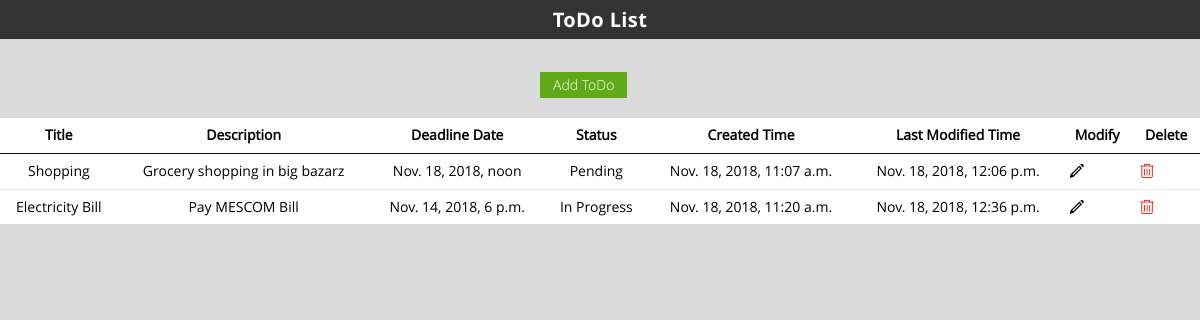
/todo/, run on the app's committed database.
### ToDoApp/models.py (models this page shows, shortened)
class ToDoList(models.Model):
    Title = models.CharField(primary_key=True,max_length=30)
    Description = models.TextField(blank=True)
    Deadline_Date = models.DateTimeField()
    status_options = [
        ('In Progress','In Progress'),
        ('Completed', 'Completed'),
        ('Pending','Pending')
    ]
    Status = models.CharField(max_length=15,choices=status_options,default="In Progress")
    CreatedAt =  models.DateTimeField(auto_now_add=True)
    ModifiedAt =  models.DateTimeField(auto_now=True)

### ToDoApp/views.py (the view)
# urls.py: path('',views.listToDo, name='listToDo'),
def listToDo(request):
    try:
        if request.method == "GET":
            ToDo_list = ToDoList.objects.all()
            return render(request,'ToDoApp/ToDoList.html',context = {'ToDo_list' : ToDo_list })
    except Exception as e:
        logger.exception(e)

### ToDoApp/templates/ToDoApp/ToDoList.html
{% extends 'ToDoApp/base.html' %}
{% block body %}
<a id="#addclient" href="{% url 'addToDo'%}"class="button success" style="margin-left:45%;margin-top:30px">Add ToDo</a>
<table class="table hovered" style="margin-top:20px">
    <thead>
        <tr>
            <th class="text-center">Title</th>
            <th class="text-center">Description</th>
            <th class="text-center">Deadline Date</th>
            <th class="text-center">Status</th>
            <th class="text-center">Created Time</th>
            <th class="text-center">Last Modified Time</th>
            <th class="text-center">Modify</th>
            <th class="text-center">Delete</th>
        </tr>
    </thead>
    <tbody>
            {% for item in ToDo_list %}
            <tr>
                <td class="text-center">{{ item.Title}}</td>
                <td class="text-center">{{ item.Description}}</td>
                <td class="text-center">{{ item.Deadline_Date}}</td>
                <td class="text-center">{{ item.Status}}</td>
                <td class="text-center">{{ item.CreatedAt}}</td>
                <td class="text-center">{{ item.ModifiedAt}}</td>
                <td><a href="{% url 'updateToDo' item.Title %}"><i class="icon-pencil fg-black" title="Edit List"></i></a></td>
                <td><a href="{% url 'deleteToDo' item.Title %}"><i title="Delete List" class="icon-remove fg-red" onclick="return confirm('Are you sure of deleting?');"></i></a></td>
            </tr>
            {% endfor %}
    </tbody>
</table>
{% endblock %}

### ToDoApp/templates/ToDoApp/base.html (shortened to what this page needs)
<!DOCTYPE html>
<html>
<head>
    {% load staticfiles %}
    <link href="{% static "css/metro-bootstrap.css" %}" rel="stylesheet"/>
    <link href="{% static "css/metro-bootstrap-responsive.css" %}" rel="stylesheet"/>
    <link href="{% static "css/iconFont.css" %}" rel="stylesheet"/>
</head>
<body class="metro">
	<header class="bg-dark">
            <nav class="navigation-bar dark">
                    <nav class="navigation-bar-content">
                           <p style="color: white; text-align :center;font-size: 15pt;margin-top:10px"><strong>ToDo List</strong> <p>
                    </nav>
                </nav>
	</header>
	<div class="container-fluid" style="padding-top:3px;background-color:#bebebe91;height:100%;width:100%">
        {%block body%}{%endblock%}
	</div>
</body>
</html>

### data on the page
ToDoList: Title "Shopping", Description "Grocery shopping in big bazarz", Deadline_Date "Nov. 18, 2018, noon", Status "Pending", CreatedAt "Nov. 18, 2018, 11:07 a.m.", ModifiedAt "Nov. 18, 2018, 12:06 p.m."
ToDoList: Title "Electricity Bill", Description "Pay MESCOM Bill", Deadline_Date "Nov. 14, 2018, 6 p.m.", Status "In Progress", CreatedAt "Nov. 18, 2018, 11:20 a.m.", ModifiedAt "Nov. 18, 2018, 12:36 p.m."
